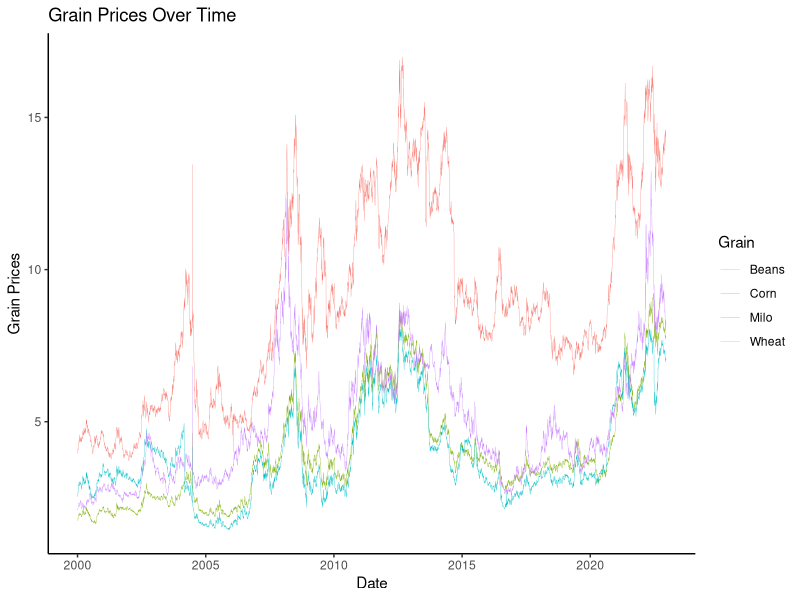

Reproduce this figure in R.
library(ggplot2)
library(tidyr)

grains <- read.csv("GrainPrices.csv")

nrow(grains)
#5757

grains$Date <- as.Date(grains$Date, format = "%m/%d/%y")
min(grains$Date)
max(grains$Date)
# range from 2000-01-03 till 2022-12-14

anyNA(grains)
# no nulls

grain_types = names(grains)[-1]

grains_long <- grains |>
  pivot_longer(cols = all_of(grain_types), names_to = "Grain", values_to = "Price")

p <- grains_long |>
  ggplot(aes(x = Date, y = Price, color = Grain)) +
  geom_line(
    linetype = 1,
    linewidth = 0.1
  ) +
  ylab("Grain Prices") +
  theme_classic() +
  ggtitle("Grain Prices Over Time")

ggsave(
  "visualization.png",
  plot = p,
  width = 1400,
  height = 800,
  units = "px"
)



